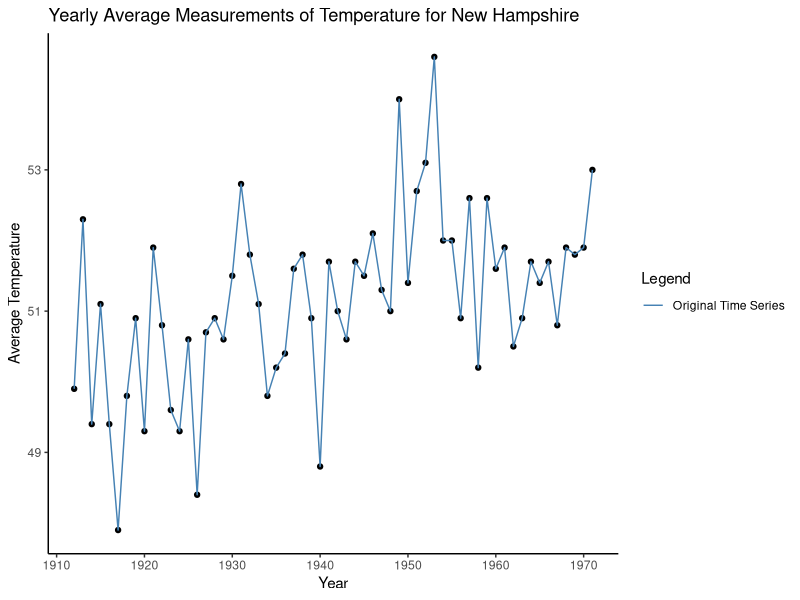
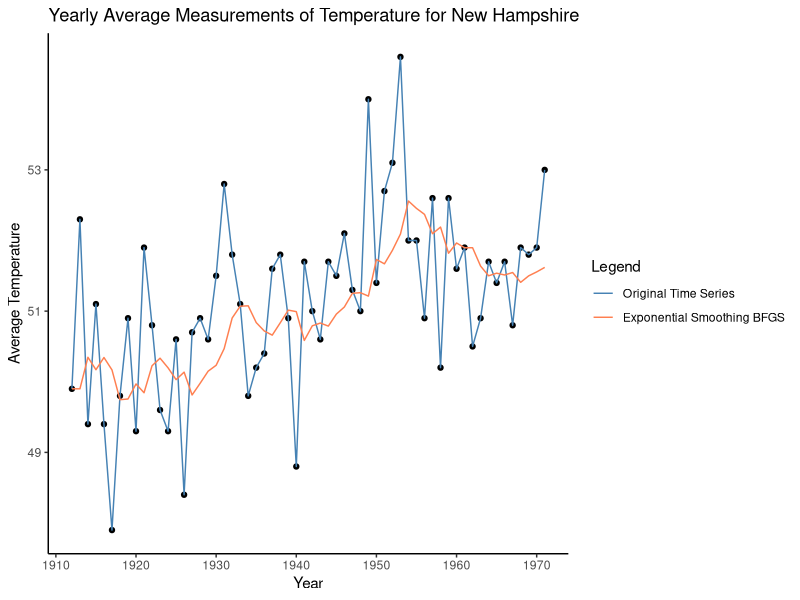
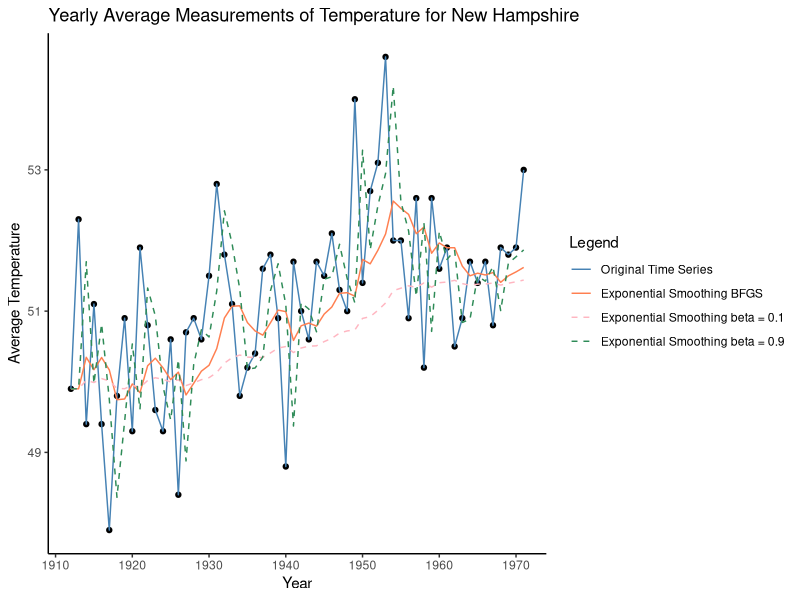

Generate these figures, in order, with R:
## ---- chunk 1
library(ggplot2)
require(datasets)
df1 = data.frame(year = 1912:1971, avg.temp = nhtemp)
## ---- chunk 2
df1
## ---- chunk 3
ggplot(data = df1, aes(x = year, y = avg.temp)) +
  
  ## points of original avg.temp vs year
  geom_point()+
  
  ## Plotting original avg.temp
  geom_line(data = df1, 
            aes(x = year, y = avg.temp, 
            color = "Original Time Series")) +
  
  ## Adding Legend
  scale_color_manual("Legend", breaks = c("Original Time Series"),
                                values = c("steelblue")) +
  
  ## Creating Titles for main, x-axis, and y-axis
  ggtitle('Yearly Average Measurements of Temperature for New Hampshire') + 
  xlab('Year') + 
  ylab('Average Temperature') + 
  
  ## Setting theme
  theme(panel.grid.major = element_blank(), 
        panel.grid.minor = element_blank(), 
        panel.background = element_blank(), 
        axis.line = element_line(colour = "black"))
## ---- chunk 4
## Forecast function as given above
## Estimated parameter: beta
## Fixed and observable parameter: y
forecast = function(beta, y)
{
  yhat = c()
  yhat[1] = y[1] # initializing yhat[1]
  
  for (i in 2:length(y))
  {
    yhat[i] = beta * y[i-1] + (1 - beta) * yhat[i-1] # recursion for yhat[2] on wards
  }
  return (yhat)
}
## ---- chunk 5
## Parameter beta estimate which minimizes mean forecast error
forecast.error = function(beta, y)
{
  yhat = forecast(beta, y)
  return (1/length(y) * sum((y - yhat)^2))
}
## ---- chunk 6
## Finding parameter estimator that minimizes forecast error
FE_opt = optimize(f = forecast.error,
                  interval = c(0,1),
                  tol = 0.0001,
                  y = df1$avg.temp)
FE_opt
## ---- chunk 7
paste0("The value of beta that minimizes forecast error is ", 
       FE_opt$minimum,
       " with the value at ", 
       FE_opt$objective)
## ---- chunk 8
## Merging original data with forecast using optimum beta found using optimize()
opt.forecast = forecast(FE_opt$minimum, y = df1$avg.temp)
df2 = data.frame(df1, opt.forecast)
## ---- chunk 9
ggplot(data = df2, aes(x = year, y = avg.temp)) +
  
  ## points of original avg.temp vs year
  geom_point()+
  
  ## Plotting original avg.temp
  geom_line(data = df2, 
            aes(x = year, y = avg.temp, 
            color = "Original Time Series")) +
  
  ## Plotting exponential smoothing
  geom_line(data = df2, 
            aes(x = year, y = opt.forecast, 
            color = "Exponential Smoothing BFGS")) +
  
  ## Adding Legend
  scale_color_manual("Legend", breaks = c("Original Time Series",
                                          "Exponential Smoothing BFGS"),
                                values = c("steelblue", 
                                           "coral")) +
  
  ## Creating Titles for main, x-axis, and y-axis
  ggtitle('Yearly Average Measurements of Temperature for New Hampshire') + 
  xlab('Year') + 
  ylab('Average Temperature') + 
  
  ## Setting theme
  theme(panel.grid.major = element_blank(), 
        panel.grid.minor = element_blank(), 
        panel.background = element_blank(), 
        axis.line = element_line(colour = "black"))
## ---- chunk 10
## Merging original data with forecast using beta = 0.05 and beta = 0.75
forecast_b1 = forecast(beta = 0.05, y = df1$avg.temp)
forecast_b2 = forecast(beta = 0.75, y = df1$avg.temp)

df3 = data.frame(df2, forecast_b1, forecast_b2)
## ---- chunk 11
ggplot(data = df3, aes(x = year, y = avg.temp)) +
  geom_point()+
  
  ## Original Time Series
  geom_line(data = df3, 
            aes(x = year, 
                y = avg.temp, 
                color = "Original Time Series",
                linetype = "Original Time Series")) +
  
  ## Exponential Smoothing BFGS
  geom_line(data = df3, 
            aes(x = year, 
                y = opt.forecast, 
                color = "Exponential Smoothing BFGS",
                linetype = "Exponential Smoothing BFGS")) +
  
  ## Exponential Smoothing beta: 0.1, color: lightpink, linetype: dashed
  geom_line(data = df3, 
            aes(x = year, 
                y = forecast_b1, 
                color = "Exponential Smoothing beta = 0.1",
                linetype = "Exponential Smoothing beta = 0.1")) +
  
  ## Exponential Smoothing beta: 0.9, color: seagreen, linetype: dashed
  geom_line(data = df3, 
            aes(x = year, 
                y = forecast_b2, 
                color = "Exponential Smoothing beta = 0.9",
                linetype = "Exponential Smoothing beta = 0.9")) +
  
  ## Adding Legend
  scale_color_manual("Legend", breaks = c("Original Time Series",
                                          "Exponential Smoothing BFGS",
                                          "Exponential Smoothing beta = 0.1",
                                          "Exponential Smoothing beta = 0.9"),
                                values = c("Original Time Series" = "steelblue", 
                                           "Exponential Smoothing BFGS" = "coral",
                                           "Exponential Smoothing beta = 0.1" = "lightpink",
                                           "Exponential Smoothing beta = 0.9" = "seagreen")) +
  
  scale_linetype_manual("Legend", breaks = c("Original Time Series",
                                          "Exponential Smoothing BFGS",
                                          "Exponential Smoothing beta = 0.1",
                                          "Exponential Smoothing beta = 0.9"),
                                values = c("Original Time Series" = "solid", 
                                           "Exponential Smoothing BFGS" = "solid",
                                           "Exponential Smoothing beta = 0.1" = "dashed",
                                           "Exponential Smoothing beta = 0.9" = "dashed")) +
  
  ## Creating Titles for main, x-axis, and y-axis
  ggtitle('Yearly Average Measurements of Temperature for New Hampshire') + 
  xlab('Year') + 
  ylab('Average Temperature') + 
  
  ## Setting theme
  theme(panel.grid.major = element_blank(), 
        panel.grid.minor = element_blank(), 
        panel.background = element_blank(), 
        axis.line = element_line(colour = "black"))
